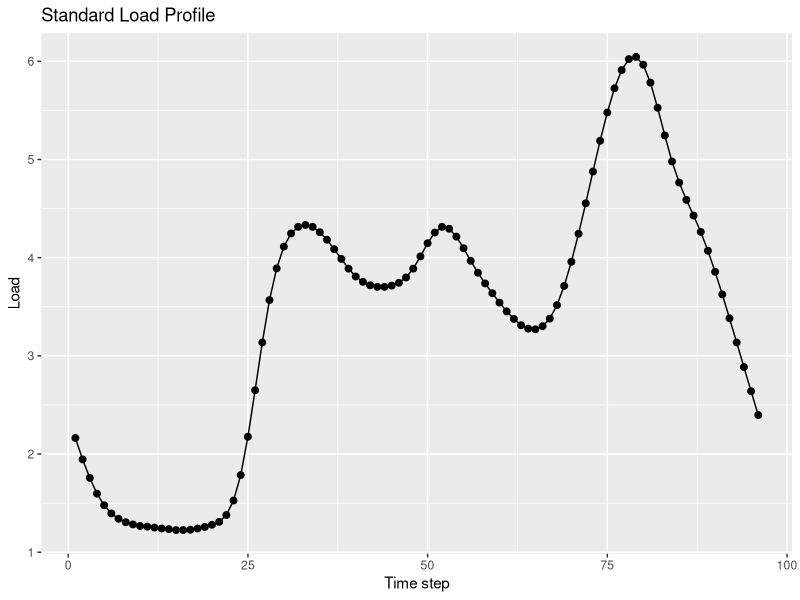

The R source for this figure:
library(ggplot2)
library(reshape2)

fd = read.table('Lastprofil_Haushalt.csv',head =TRUE, skip = 4,sep=',',dec=',')
Time_steps =seq(from = 1,to = 96, by = 1)
fd$Time_steps <- Time_steps
fd$gruppe <- rep(1,96)
yy = fd$Werktage.2
# plot(xx,yy,'l')
plotler = ggplot(data=fd,aes(x= Time_steps, y= 8*4*Werktage.2,group = gruppe)) +
  geom_line() +
  geom_point(size=2) +
  xlab("Time step") +
  ylab("Load") + 
  ggtitle("Standard Load Profile")

ggsave(plotler,filename = "loadprofile.png")
